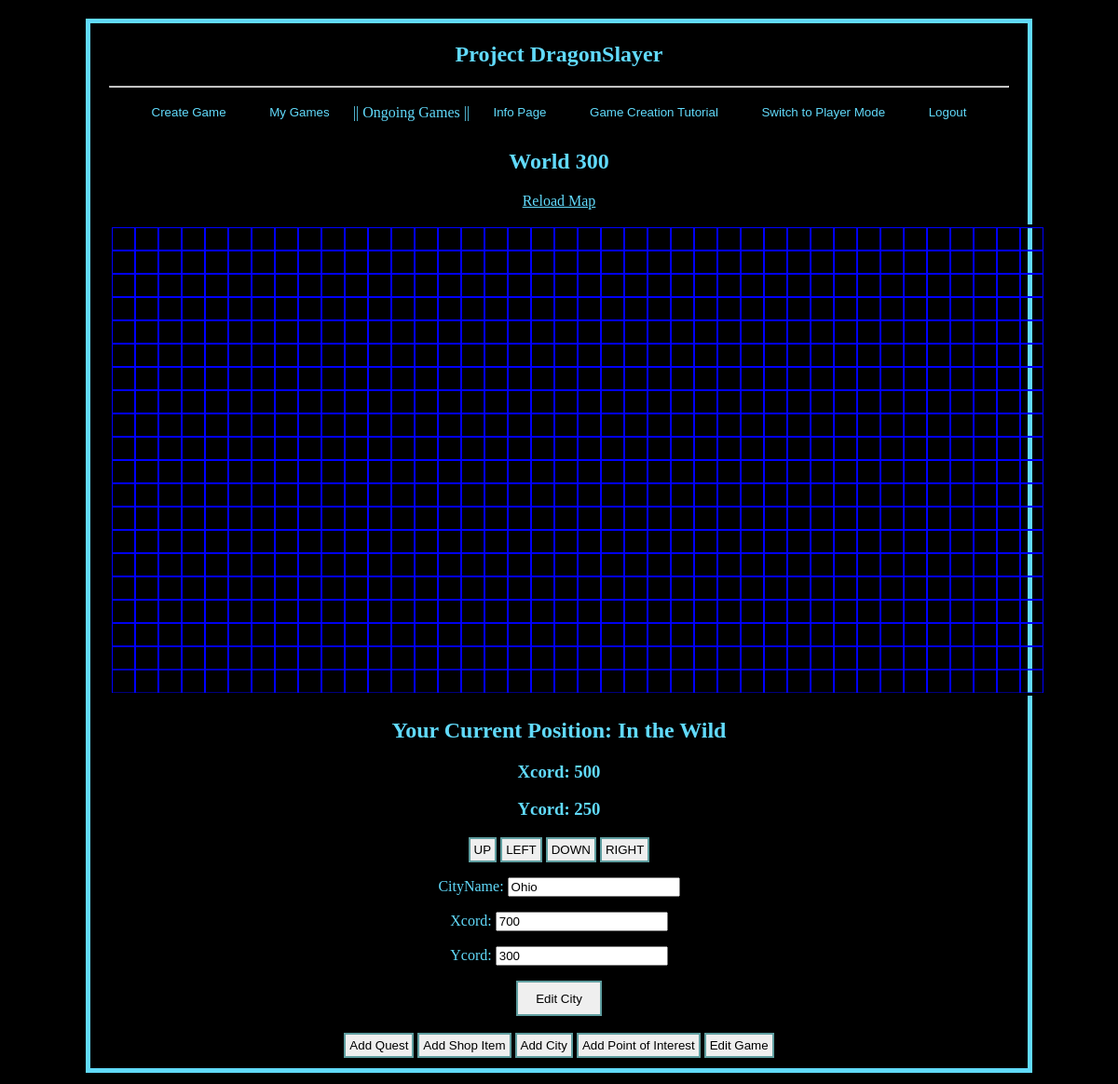
/editcity/8/8 (signed in), run on an earlier commit of the app's database.
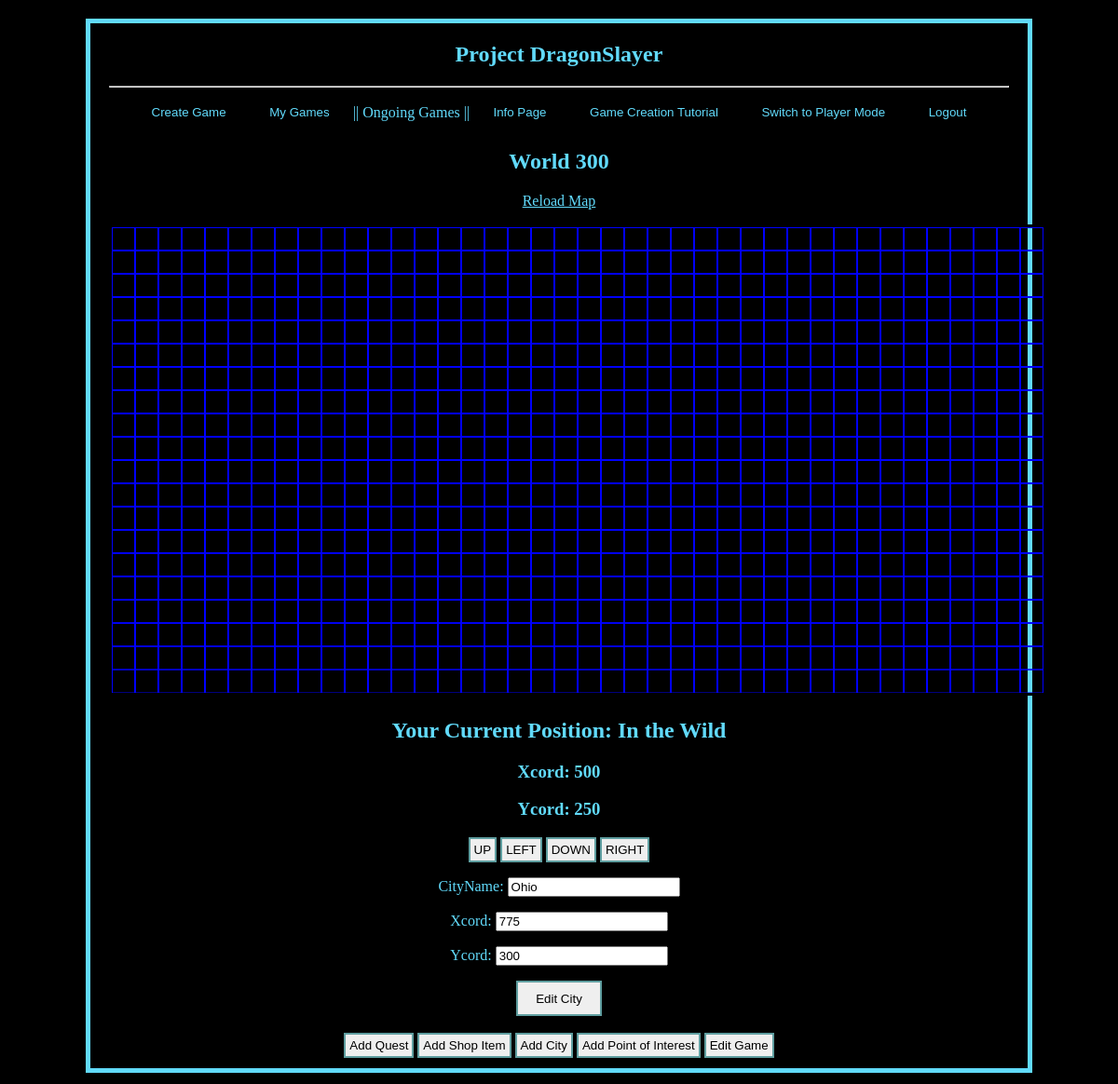
And on a later commit of the database.
### DDGameApp/models.py (models this page shows)
class City(models.Model):
    cityName = models.CharField(max_length =2000)
    xcord = models.IntegerField(default=25)
    ycord = models.IntegerField(default=25)
    foreign_Game = models.ForeignKey(GameModel, on_delete= models.CASCADE)

### DDGameApp/views.py (the view)
# urls.py: path('editcity/<int:gmID>/<int:cityID>', views.editcity, name = 'editcity'),
def editcity(request, gmID, cityID):
    games = GameModel.objects.get(pk = gmID)
    city = City.objects.filter(foreign_Game=games)
    cit = City.objects.get(pk=cityID)
    if request.method == "POST":
        newcity = CityForm(request.POST or None , request.FILES, instance = cit)
        if newcity.is_valid:
            newcity.save()
            return redirect('editcity', gmID, cityID)
    return render(request, 'DDGameApp/editcity.html',{'game': games, 'gmID': gmID, 'cityID':cityID, 'city': city ,'cityform': CityForm(instance=cit)})

### DDGameApp/forms.py
class CityForm(forms.ModelForm):
    class Meta():
        model = City
        fields = ['cityName','xcord','ycord']

### DDGameApp/templates/DDGameApp/editcity.html (shortened to what this page needs)
{% extends 'DDGameApp/overlord.html' %} {% block over %} {%load static%}
<section>
    <h2>{{game.worldName}}</h2>
    <p><a href="">Reload Map</a></p>
    <canvas id="mycanvas" width="1000" height="500" style="border:3px solid #000000;"></canvas>
    <h2 id="location" >Your Current Position: In the Wild</h2>
    <h3>
        <p id="xcordt">Xcord: 500 </p>
        <p id="ycordt">Ycord: 250 </p>
    </h3>
    <p>
        <button class="butt" onclick="moving('up')">UP</button>
        <button class="butt" onclick="moving('left')">LEFT</button>
        <button class="butt" onclick="moving('down')">DOWN</button>
        <button class="butt" onclick="moving('right')">RIGHT</button>
    </p>
    <div>
    <form method="post">
        {{cityform.as_p}}
        <button>Edit City</button>
    </form>
    </div>
    <br>
    <button class="butt" onclick=window.location.href="{% url 'editgame' gmID %}" >Add Quest</button>
    <button class="butt" onclick=window.location.href="{% url 'editgame' gmID %}" >Add Shop Item</button>
    <button class="butt" onclick=window.location.href="{% url 'addcity' gmID %}" >Add City</button>
    <button class="butt" onclick=window.location.href="{% url 'addpoint' gmID %}" >Add Point of Interest</button>
    <button class="butt" onclick=window.location.href="{% url 'editgame' gmID %}" >Edit Game</button>
</section>
{% endblock %}

What changed in the data, as far as the page shows it:
changed City "Ohio": xcord "700" → "775"
